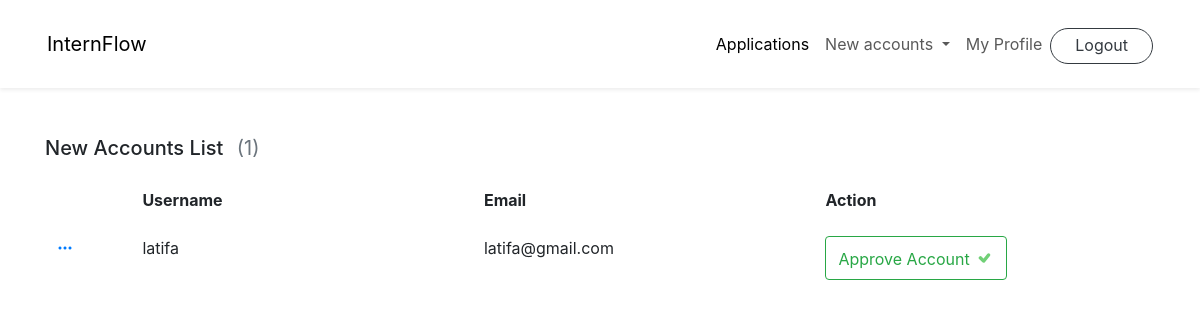
Page /ViewNewAccounts/ (signed in) on the earlier database version.
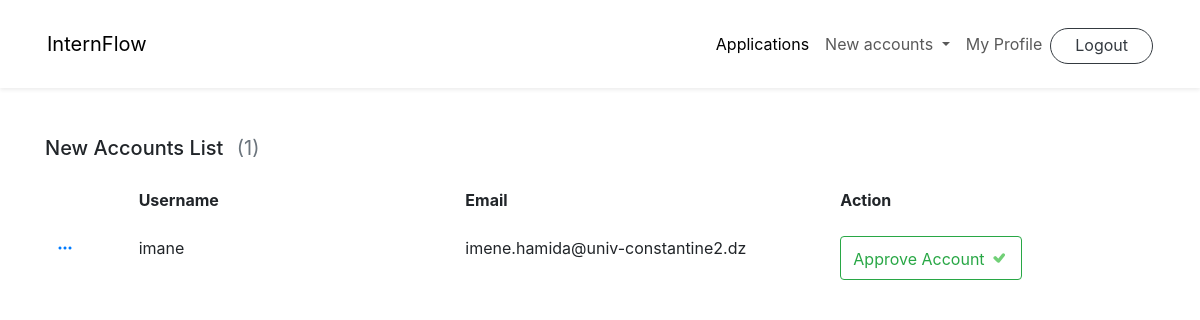
Same page on the later database version.
### accounts/models.py (models this page shows, shortened)
class Student(models.Model):
    username = models.OneToOneField(User,null=True,blank=True, on_delete=models.CASCADE,related_name='student')
    approvedAccount = models.BooleanField(max_length=100,null=True,blank=True,default=False)
    verifiedLogin = models.BooleanField(max_length=100,null=True,blank=True,default=False)
    FullName = models.CharField(max_length=100,null=True)
    university = models.CharField(max_length=100,null=True)
    department = models.CharField(max_length=100,null=True)
    studentCard = models.IntegerField(null=True)
    studentSnum = models.IntegerField(null=True)
    studenTel = models.IntegerField(max_length=100,null=True)
    prepDeplome = models.CharField(max_length=100,null=True)
    birthDate= models.DateField(null=True,blank=True)
    birthPlace= models.CharField(max_length=100,null=True,blank=True)

class User(AbstractUser):
    pass
    def __str__(self):
        return str(self.username)

### accounts/decorators.py (the view)
        def wrapper_func(request, *args,**kwargs):
            group = None
            if request.user.groups.exists():
                group = request.user.groups.all()[0].name
            if group in allowed_roles:
                return view_func(request, *args,**kwargs)
            else:
                return HttpResponse('You are not authorized to view this page')

### accounts/views.py (called while the page is built)
@login_required(login_url='Signin')
@allowed_users(allowed_roles=['admin'])
def ViewNewAccounts(request):
    accounts = Student.objects.filter(approvedAccount = False)
    total_accounts = accounts.count()
    return render(request,"NewAccounts.html",{'accountslist' : accounts,'total_accounts': total_accounts})

### templates/NewAccounts.html (shortened to what this page needs)
{% extends './adminNavBar.html' %}
{% load static %}
{% block content %}
<link rel="stylesheet" href="https://cdn.jsdelivr.net/npm/bootstrap-icons@1.7.2/font/bootstrap-icons.css">
<link rel="stylesheet" href="https://cdnjs.cloudflare.com/ajax/libs/boxicons/2.1.0/css/boxicons.min.css" />
<link rel="stylesheet" href="https://cdnjs.cloudflare.com/ajax/libs/MaterialDesign-Webfont/5.3.45/css/materialdesignicons.css" />
{% if total_accounts == 0 %}
<body id="noApps" class="noApps">
    <div class="text-center">
        <div class="row">
            <div class="col-md-12">
                <img src="{% static 'imgs/nothing.png' %}" alt="Image Description" class="image-style mb-3" id="image1">
                <h5>We could not find any account in this section! </h5>
            </div>
        </div>
    </div>
    </body>
{% else %}
<div class="container mt-5">
    <div class="row align-items-center">
        <div class="col-md-6">
            <div class="mb-3">
                <h5 class="card-title">New Accounts List <span class="text-muted fw-normal ms-2">({{total_accounts}})</span></h5>
            </div>
        </div>
    </div>
    <div class="row">
        <div class="col-lg-12">
            <div class="">
                <div class="table-responsive" style="overflow: auto; max-height: 1000px; max-width: 1200px;">
                    <table class="table project-list-table table-nowrap align-middle table-borderless">
                        <thead>
                            <tr>
                                <th scope="col" style="width: 10px;"> </th>
                                <th scope="col" style="width: 160px;">Username</th>
                                <th scope="col" style="width: 160px;">Email</th>
                                <th scope="col" style="width: 160px;">Action</th>
                            </tr>
                        </thead>
                        <tbody>
                        {% for i in accountslist %}
                            <tr>
                                <td><a class="bi bi-three-dots"></a>
                                <td>{{i.username}}</a></td>
                                <td>{{i.username.email}}</td>
                                <td>
                                    <form action="{% url 'ApproveAccount' i.id %}" method="POST">{% csrf_token %}
                                        <button type="submit" class="btn btn-outline-success" >Approve Account <span id="boot-icon" class="bi bi-check" style="font-size: 20px; color: rgb(98, 203, 105); -webkit-text-stroke-width: 1.5px; opacity: 0.9; display: inline-block;"></span></button>
                                    </form>
                                </td>
                        {% endfor %}
                        {% endif %}
{% endblock %}

Differences in the rows shown:
removed Student: username "latifa", username.email "latifa@gmail.com"
added Student: username "imane", username.email "imene.hamida@univ-constantine2.dz"
